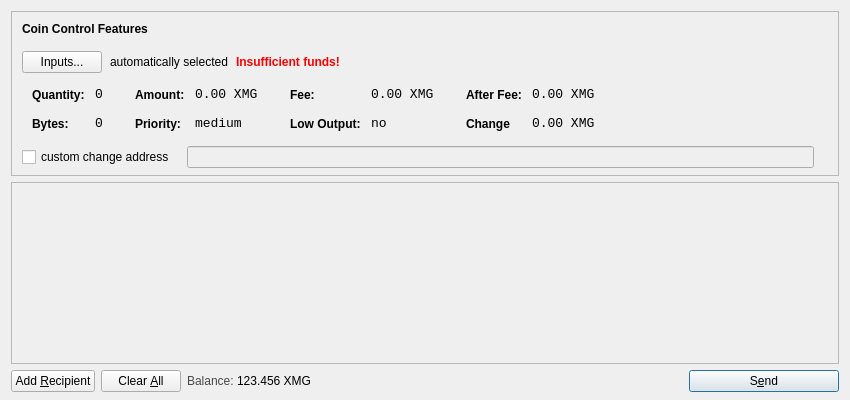
<?xml version="1.0" encoding="UTF-8"?>
<ui version="4.0">
 <class>SendCoinsDialog</class>
 <widget class="QDialog" name="SendCoinsDialog">
  <property name="geometry">
   <rect>
    <x>0</x>
    <y>0</y>
    <width>850</width>
    <height>400</height>
   </rect>
  </property>
  <property name="windowTitle">
   <string>Send Coins</string>
  </property>
  <layout class="QVBoxLayout" name="verticalLayout" stretch="0,1,0">
   <property name="bottomMargin">
    <number>8</number>
   </property>
   <item>
    <widget class="QFrame" name="frameCoinControl">
     <property name="sizePolicy">
      <sizepolicy hsizetype="Expanding" vsizetype="Expanding">
       <horstretch>0</horstretch>
       <verstretch>0</verstretch>
      </sizepolicy>
     </property>
     <property name="maximumSize">
      <size>
       <width>16777215</width>
       <height>16777215</height>
      </size>
     </property>
     <property name="frameShape">
      <enum>QFrame::StyledPanel</enum>
     </property>
     <property name="frameShadow">
      <enum>QFrame::Sunken</enum>
     </property>
     <layout class="QVBoxLayout" name="verticalLayoutCoinControl2">
      <property name="spacing">
       <number>6</number>
      </property>
      <property name="leftMargin">
       <number>0</number>
      </property>
      <property name="topMargin">
       <number>0</number>
      </property>
      <property name="rightMargin">
       <number>0</number>
      </property>
      <property name="bottomMargin">
       <number>6</number>
      </property>
      <item>
       <layout class="QVBoxLayout" name="verticalLayoutCoinControl" stretch="0,0,0,0,1">
        <property name="spacing">
         <number>0</number>
        </property>
        <property name="leftMargin">
         <number>10</number>
        </property>
        <property name="topMargin">
         <number>10</number>
        </property>
        <item>
         <layout class="QHBoxLayout" name="horizontalLayoutCoinControl1">
          <property name="bottomMargin">
           <number>15</number>
          </property>
          <item>
           <widget class="QLabel" name="labelCoinControlFeatures">
            <property name="sizePolicy">
             <sizepolicy hsizetype="Preferred" vsizetype="Maximum">
              <horstretch>0</horstretch>
              <verstretch>0</verstretch>
             </sizepolicy>
            </property>
            <property name="font">
             <font>
              <weight>75</weight>
              <bold>true</bold>
             </font>
            </property>
            <property name="styleSheet">
             <string notr="true">font-weight:bold;</string>
            </property>
            <property name="text">
             <string>Coin Control Features</string>
            </property>
           </widget>
          </item>
         </layout>
        </item>
        <item>
         <layout class="QHBoxLayout" name="horizontalLayoutCoinControl2" stretch="0,0,0,0">
          <property name="spacing">
           <number>8</number>
          </property>
          <property name="bottomMargin">
           <number>10</number>
          </property>
          <item>
           <widget class="QPushButton" name="pushButtonCoinControl">
            <property name="styleSheet">
             <string notr="true"/>
            </property>
            <property name="text">
             <string>Inputs...</string>
            </property>
           </widget>
          </item>
          <item>
           <widget class="QLabel" name="labelCoinControlAutomaticallySelected">
            <property name="text">
             <string>automatically selected</string>
            </property>
            <property name="margin">
             <number>5</number>
            </property>
           </widget>
          </item>
          <item>
           <widget class="QLabel" name="labelCoinControlInsuffFunds">
            <property name="font">
             <font>
              <weight>75</weight>
              <bold>true</bold>
             </font>
            </property>
            <property name="styleSheet">
             <string notr="true">color:red;font-weight:bold;</string>
            </property>
            <property name="text">
             <string>Insufficient funds!</string>
            </property>
            <property name="margin">
             <number>5</number>
            </property>
           </widget>
          </item>
          <item>
           <spacer name="horizontalSpacerCoinControl">
            <property name="orientation">
             <enum>Qt::Horizontal</enum>
            </property>
            <property name="sizeHint" stdset="0">
             <size>
              <width>40</width>
              <height>1</height>
             </size>
            </property>
           </spacer>
          </item>
         </layout>
        </item>
        <item>
         <widget class="QWidget" name="widgetCoinControl" native="true">
          <property name="sizePolicy">
           <sizepolicy hsizetype="Preferred" vsizetype="Preferred">
            <horstretch>0</horstretch>
            <verstretch>0</verstretch>
           </sizepolicy>
          </property>
          <property name="minimumSize">
           <size>
            <width>0</width>
            <height>0</height>
           </size>
          </property>
          <property name="styleSheet">
           <string notr="true"/>
          </property>
          <layout class="QHBoxLayout" name="horizontalLayoutCoinControl5">
           <property name="leftMargin">
            <number>0</number>
           </property>
           <property name="topMargin">
            <number>0</number>
           </property>
           <property name="rightMargin">
            <number>0</number>
           </property>
           <property name="bottomMargin">
            <number>0</number>
           </property>
           <item>
            <layout class="QHBoxLayout" name="horizontalLayoutCoinControl3" stretch="0,0,0,1">
             <property name="spacing">
              <number>20</number>
             </property>
             <property name="topMargin">
              <number>0</number>
             </property>
             <property name="bottomMargin">
              <number>10</number>
             </property>
             <item>
              <layout class="QFormLayout" name="formLayoutCoinControl1">
               <property name="horizontalSpacing">
                <number>10</number>
               </property>
               <property name="verticalSpacing">
                <number>14</number>
               </property>
               <property name="leftMargin">
                <number>10</number>
               </property>
               <property name="topMargin">
                <number>4</number>
               </property>
               <property name="rightMargin">
                <number>6</number>
               </property>
               <item row="0" column="0">
                <widget class="QLabel" name="labelCoinControlQuantityText">
                 <property name="styleSheet">
                  <string notr="true">font-weight:bold;</string>
                 </property>
                 <property name="text">
                  <string>Quantity:</string>
                 </property>
                 <property name="margin">
                  <number>0</number>
                 </property>
                </widget>
               </item>
               <item row="0" column="1">
                <widget class="QLabel" name="labelCoinControlQuantity">
                 <property name="font">
                  <font>
                   <family>Monospace</family>
                   <pointsize>10</pointsize>
                  </font>
                 </property>
                 <property name="cursor">
                  <cursorShape>IBeamCursor</cursorShape>
                 </property>
                 <property name="contextMenuPolicy">
                  <enum>Qt::ActionsContextMenu</enum>
                 </property>
                 <property name="text">
                  <string>0</string>
                 </property>
                 <property name="margin">
                  <number>0</number>
                 </property>
                 <property name="textInteractionFlags">
                  <set>Qt::LinksAccessibleByMouse|Qt::TextSelectableByKeyboard|Qt::TextSelectableByMouse</set>
                 </property>
                </widget>
               </item>
               <item row="1" column="0">
                <widget class="QLabel" name="labelCoinControlBytesText">
                 <property name="styleSheet">
                  <string notr="true">font-weight:bold;</string>
                 </property>
                 <property name="text">
                  <string>Bytes:</string>
                 </property>
                </widget>
               </item>
               <item row="1" column="1">
                <widget class="QLabel" name="labelCoinControlBytes">
                 <property name="font">
                  <font>
                   <family>Monospace</family>
                   <pointsize>10</pointsize>
                  </font>
                 </property>
                 <property name="cursor">
                  <cursorShape>IBeamCursor</cursorShape>
                 </property>
                 <property name="contextMenuPolicy">
                  <enum>Qt::ActionsContextMenu</enum>
                 </property>
                 <property name="text">
                  <string>0</string>
                 </property>
                 <property name="textInteractionFlags">
                  <set>Qt::LinksAccessibleByMouse|Qt::TextSelectableByKeyboard|Qt::TextSelectableByMouse</set>
                 </property>
                </widget>
               </item>
              </layout>
             </item>
             <item>
              <layout class="QFormLayout" name="formLayoutCoinControl2">
               <property name="horizontalSpacing">
                <number>10</number>
               </property>
               <property name="verticalSpacing">
                <number>14</number>
               </property>
               <property name="leftMargin">
                <number>6</number>
               </property>
               <property name="topMargin">
                <number>4</number>
               </property>
               <property name="rightMargin">
                <number>6</number>
               </property>
               <item row="0" column="0">
                <widget class="QLabel" name="labelCoinControlAmountText">
                 <property name="styleSheet">
                  <string notr="true">font-weight:bold;</string>
                 </property>
                 <property name="text">
                  <string>Amount:</string>
                 </property>
                 <property name="margin">
                  <number>0</number>
                 </property>
                </widget>
               </item>
               <item row="0" column="1">
                <widget class="QLabel" name="labelCoinControlAmount">
                 <property name="font">
                  <font>
                   <family>Monospace</family>
                   <pointsize>10</pointsize>
                  </font>
                 </property>
                 <property name="cursor">
                  <cursorShape>IBeamCursor</cursorShape>
                 </property>
                 <property name="contextMenuPolicy">
                  <enum>Qt::ActionsContextMenu</enum>
                 </property>
                 <property name="text">
                  <string>0.00 XMG</string>
                 </property>
                 <property name="textInteractionFlags">
                  <set>Qt::LinksAccessibleByMouse|Qt::TextSelectableByKeyboard|Qt::TextSelectableByMouse</set>
                 </property>
                </widget>
               </item>
               <item row="1" column="0">
                <widget class="QLabel" name="labelCoinControlPriorityText">
                 <property name="styleSheet">
                  <string notr="true">font-weight:bold;</string>
                 </property>
                 <property name="text">
                  <string>Priority:</string>
                 </property>
                </widget>
               </item>
               <item row="1" column="1">
                <widget class="QLabel" name="labelCoinControlPriority">
                 <property name="font">
                  <font>
                   <family>Monospace</family>
                   <pointsize>10</pointsize>
                  </font>
                 </property>
                 <property name="cursor">
                  <cursorShape>IBeamCursor</cursorShape>
                 </property>
                 <property name="contextMenuPolicy">
                  <enum>Qt::ActionsContextMenu</enum>
                 </property>
                 <property name="text">
                  <string>medium</string>
                 </property>
                 <property name="textInteractionFlags">
                  <set>Qt::LinksAccessibleByMouse|Qt::TextSelectableByKeyboard|Qt::TextSelectableByMouse</set>
                 </property>
                </widget>
               </item>
              </layout>
             </item>
             <item>
              <layout class="QFormLayout" name="formLayoutCoinControl3">
               <property name="horizontalSpacing">
                <number>10</number>
               </property>
               <property name="verticalSpacing">
                <number>14</number>
               </property>
               <property name="leftMargin">
                <number>6</number>
               </property>
               <property name="topMargin">
                <number>4</number>
               </property>
               <property name="rightMargin">
                <number>6</number>
               </property>
               <item row="0" column="0">
                <widget class="QLabel" name="labelCoinControlFeeText">
                 <property name="styleSheet">
                  <string notr="true">font-weight:bold;</string>
                 </property>
                 <property name="text">
                  <string>Fee:</string>
                 </property>
                 <property name="margin">
                  <number>0</number>
                 </property>
                </widget>
               </item>
               <item row="0" column="1">
                <widget class="QLabel" name="labelCoinControlFee">
                 <property name="font">
                  <font>
                   <family>Monospace</family>
                   <pointsize>10</pointsize>
                  </font>
                 </property>
                 <property name="cursor">
                  <cursorShape>IBeamCursor</cursorShape>
                 </property>
                 <property name="contextMenuPolicy">
                  <enum>Qt::ActionsContextMenu</enum>
                 </property>
                 <property name="text">
                  <string>0.00 XMG</string>
                 </property>
                 <property name="textInteractionFlags">
                  <set>Qt::LinksAccessibleByMouse|Qt::TextSelectableByKeyboard|Qt::TextSelectableByMouse</set>
                 </property>
                </widget>
               </item>
               <item row="1" column="0">
                <widget class="QLabel" name="labelCoinControlLowOutputText">
                 <property name="styleSheet">
                  <string notr="true">font-weight:bold;</string>
                 </property>
                 <property name="text">
                  <string>Low Output:</string>
                 </property>
                </widget>
               </item>
               <item row="1" column="1">
                <widget class="QLabel" name="labelCoinControlLowOutput">
                 <property name="font">
                  <font>
                   <family>Monospace</family>
                   <pointsize>10</pointsize>
                  </font>
                 </property>
                 <property name="cursor">
                  <cursorShape>IBeamCursor</cursorShape>
                 </property>
                 <property name="contextMenuPolicy">
                  <enum>Qt::ActionsContextMenu</enum>
                 </property>
                 <property name="text">
                  <string>no</string>
                 </property>
                 <property name="textInteractionFlags">
                  <set>Qt::LinksAccessibleByMouse|Qt::TextSelectableByKeyboard|Qt::TextSelectableByMouse</set>
                 </property>
                </widget>
               </item>
              </layout>
             </item>
             <item>
              <layout class="QFormLayout" name="formLayoutCoinControl4">
               <property name="horizontalSpacing">
                <number>10</number>
               </property>
               <property name="verticalSpacing">
                <number>14</number>
               </property>
               <property name="leftMargin">
                <number>6</number>
               </property>
               <property name="topMargin">
                <number>4</number>
               </property>
               <property name="rightMargin">
                <number>6</number>
               </property>
               <item row="0" column="0">
                <widget class="QLabel" name="labelCoinControlAfterFeeText">
                 <property name="styleSheet">
                  <string notr="true">font-weight:bold;</string>
                 </property>
                 <property name="text">
                  <string>After Fee:</string>
                 </property>
                 <property name="margin">
                  <number>0</number>
                 </property>
                </widget>
               </item>
               <item row="0" column="1">
                <widget class="QLabel" name="labelCoinControlAfterFee">
                 <property name="font">
                  <font>
                   <family>Monospace</family>
                   <pointsize>10</pointsize>
                  </font>
                 </property>
                 <property name="cursor">
                  <cursorShape>IBeamCursor</cursorShape>
                 </property>
                 <property name="contextMenuPolicy">
                  <enum>Qt::ActionsContextMenu</enum>
                 </property>
                 <property name="text">
                  <string>0.00 XMG</string>
                 </property>
                 <property name="textInteractionFlags">
                  <set>Qt::LinksAccessibleByMouse|Qt::TextSelectableByKeyboard|Qt::TextSelectableByMouse</set>
                 </property>
                </widget>
               </item>
               <item row="1" column="0">
                <widget class="QLabel" name="labelCoinControlChangeText">
                 <property name="styleSheet">
                  <string notr="true">font-weight:bold;</string>
                 </property>
                 <property name="text">
                  <string>Change</string>
                 </property>
                </widget>
               </item>
               <item row="1" column="1">
                <widget class="QLabel" name="labelCoinControlChange">
                 <property name="font">
                  <font>
                   <family>Monospace</family>
                   <pointsize>10</pointsize>
                  </font>
                 </property>
                 <property name="cursor">
                  <cursorShape>IBeamCursor</cursorShape>
                 </property>
                 <property name="contextMenuPolicy">
                  <enum>Qt::ActionsContextMenu</enum>
                 </property>
                 <property name="text">
                  <string>0.00 XMG</string>
                 </property>
                 <property name="textInteractionFlags">
                  <set>Qt::LinksAccessibleByMouse|Qt::TextSelectableByKeyboard|Qt::TextSelectableByMouse</set>
                 </property>
                </widget>
               </item>
              </layout>
             </item>
            </layout>
           </item>
          </layout>
         </widget>
        </item>
        <item>
         <layout class="QHBoxLayout" name="horizontalLayoutCoinControl4" stretch="0,0,0">
          <property name="spacing">
           <number>12</number>
          </property>
          <property name="sizeConstraint">
           <enum>QLayout::SetDefaultConstraint</enum>
          </property>
          <property name="topMargin">
           <number>5</number>
          </property>
          <property name="rightMargin">
           <number>5</number>
          </property>
          <item>
           <widget class="QCheckBox" name="checkBoxCoinControlChange">
            <property name="text">
             <string>custom change address</string>
            </property>
           </widget>
          </item>
          <item>
           <widget class="QLineEdit" name="lineEditCoinControlChange">
            <property name="enabled">
             <bool>false</bool>
            </property>
            <property name="sizePolicy">
             <sizepolicy hsizetype="Expanding" vsizetype="Fixed">
              <horstretch>0</horstretch>
              <verstretch>0</verstretch>
             </sizepolicy>
            </property>
           </widget>
          </item>
          <item>
           <widget class="QLabel" name="labelCoinControlChangeLabel">
            <property name="sizePolicy">
             <sizepolicy hsizetype="Preferred" vsizetype="Expanding">
              <horstretch>0</horstretch>
              <verstretch>0</verstretch>
             </sizepolicy>
            </property>
            <property name="minimumSize">
             <size>
              <width>0</width>
              <height>0</height>
             </size>
            </property>
            <property name="text">
             <string/>
            </property>
            <property name="margin">
             <number>3</number>
            </property>
           </widget>
          </item>
         </layout>
        </item>
        <item>
         <spacer name="verticalSpacerCoinControl">
          <property name="orientation">
           <enum>Qt::Vertical</enum>
          </property>
          <property name="sizeHint" stdset="0">
           <size>
            <width>800</width>
            <height>1</height>
           </size>
          </property>
         </spacer>
        </item>
       </layout>
      </item>
     </layout>
    </widget>
   </item>
   <item>
    <widget class="QScrollArea" name="scrollArea">
     <property name="widgetResizable">
      <bool>true</bool>
     </property>
     <widget class="QWidget" name="scrollAreaWidgetContents">
      <property name="geometry">
       <rect>
        <x>0</x>
        <y>0</y>
        <width>830</width>
        <height>160</height>
       </rect>
      </property>
      <layout class="QVBoxLayout" name="verticalLayout_2">
       <property name="leftMargin">
        <number>0</number>
       </property>
       <property name="topMargin">
        <number>0</number>
       </property>
       <property name="rightMargin">
        <number>0</number>
       </property>
       <property name="bottomMargin">
        <number>0</number>
       </property>
       <item>
        <layout class="QVBoxLayout" name="entries">
         <property name="spacing">
          <number>6</number>
         </property>
        </layout>
       </item>
       <item>
        <spacer name="verticalSpacer">
         <property name="orientation">
          <enum>Qt::Vertical</enum>
         </property>
         <property name="sizeHint" stdset="0">
          <size>
           <width>20</width>
           <height>40</height>
          </size>
         </property>
        </spacer>
       </item>
      </layout>
     </widget>
    </widget>
   </item>
   <item>
    <layout class="QHBoxLayout" name="horizontalLayout">
     <item>
      <widget class="QPushButton" name="addButton">
       <property name="toolTip">
        <string>Send to multiple recipients at once</string>
       </property>
       <property name="text">
        <string>Add &amp;Recipient</string>
       </property>
       <property name="icon">
        <iconset resource="../calm.qrc">
         <normaloff>:/icons/add</normaloff>:/icons/add</iconset>
       </property>
       <property name="autoDefault">
        <bool>false</bool>
       </property>
      </widget>
     </item>
     <item>
      <widget class="QPushButton" name="clearButton">
       <property name="sizePolicy">
        <sizepolicy hsizetype="Minimum" vsizetype="Fixed">
         <horstretch>0</horstretch>
         <verstretch>0</verstretch>
        </sizepolicy>
       </property>
       <property name="toolTip">
        <string>Remove all transaction fields</string>
       </property>
       <property name="text">
        <string>Clear &amp;All</string>
       </property>
       <property name="icon">
        <iconset resource="../calm.qrc">
         <normaloff>:/icons/remove</normaloff>:/icons/remove</iconset>
       </property>
       <property name="autoRepeatDelay">
        <number>300</number>
       </property>
       <property name="autoDefault">
        <bool>false</bool>
       </property>
      </widget>
     </item>
     <item>
      <layout class="QHBoxLayout" name="horizontalLayout_2">
       <property name="spacing">
        <number>3</number>
       </property>
       <item>
        <widget class="QLabel" name="label">
         <property name="sizePolicy">
          <sizepolicy hsizetype="Preferred" vsizetype="Fixed">
           <horstretch>0</horstretch>
           <verstretch>0</verstretch>
          </sizepolicy>
         </property>
         <property name="styleSheet">
          <string notr="true">#label { color: #464747; }</string>
         </property>
         <property name="text">
          <string>Balance:</string>
         </property>
        </widget>
       </item>
       <item>
        <widget class="QLabel" name="labelBalance">
         <property name="sizePolicy">
          <sizepolicy hsizetype="Preferred" vsizetype="Fixed">
           <horstretch>0</horstretch>
           <verstretch>0</verstretch>
          </sizepolicy>
         </property>
         <property name="cursor">
          <cursorShape>IBeamCursor</cursorShape>
         </property>
         <property name="styleSheet">
          <string notr="true">#label { color: #464747; }</string>
         </property>
         <property name="text">
          <string>123.456 XMG</string>
         </property>
         <property name="textInteractionFlags">
          <set>Qt::LinksAccessibleByMouse|Qt::TextSelectableByKeyboard|Qt::TextSelectableByMouse</set>
         </property>
        </widget>
       </item>
      </layout>
     </item>
     <item>
      <spacer name="horizontalSpacer">
       <property name="orientation">
        <enum>Qt::Horizontal</enum>
       </property>
       <property name="sizeHint" stdset="0">
        <size>
         <width>40</width>
         <height>20</height>
        </size>
       </property>
      </spacer>
     </item>
     <item>
      <widget class="QPushButton" name="sendButton">
       <property name="minimumSize">
        <size>
         <width>150</width>
         <height>0</height>
        </size>
       </property>
       <property name="toolTip">
        <string>Confirm the send action</string>
       </property>
       <property name="text">
        <string>S&amp;end</string>
       </property>
       <property name="icon">
        <iconset resource="../calm.qrc">
         <normaloff>:/icons/send</normaloff>:/icons/send</iconset>
       </property>
       <property name="default">
        <bool>true</bool>
       </property>
      </widget>
     </item>
    </layout>
   </item>
  </layout>
 </widget>
 <resources>
  <include location="../calm.qrc"/>
 </resources>
 <connections/>
</ui>
